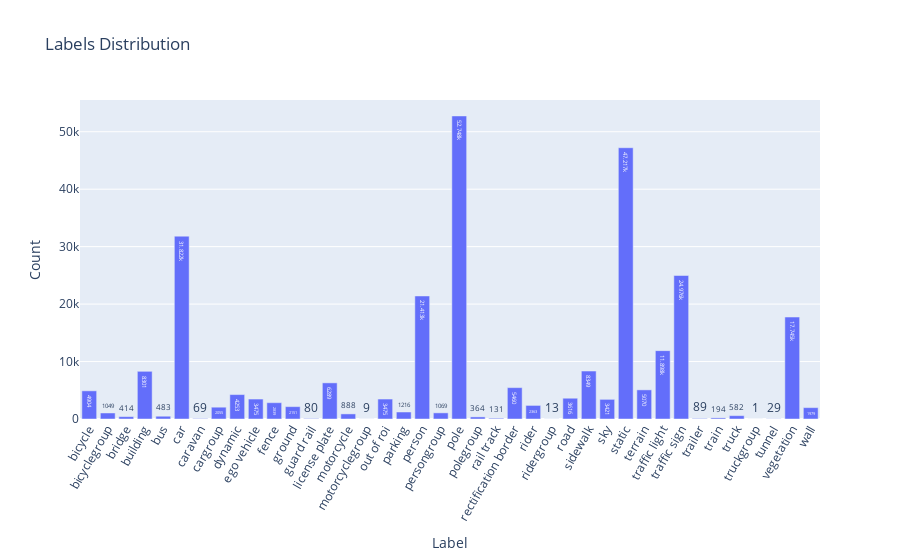

Notebook cell for this chart:
### Markdown cell above
## Labels Distribution

### Code cell
all_labels_count = df_count.drop('city', axis=1).sort_index(axis=1).sum(axis=0)
all_labels_count.plot(
    kind='bar', 
    title='Labels Distribution', 
    text_auto=True, 
    labels={'index' : 'Label', 'value' : 'Count'}
    ).update_layout(showlegend=False).update_xaxes(tickangle=-60)

### Figure 1 — Plotly figure (JSON) as saved in the notebook; plotly's stock layout.template omitted (floating-point values rounded to 4 significant figures)
{"data": [{"alignmentgroup": "True", "hovertemplate": "variable=0<br>Label=%{x}<br>Count=%{y}<extra></extra>", "legendgroup": "0", "marker": {"color": "#636efa", "pattern": {"shape": ""}}, "name": "0", "offsetgroup": "0", "orientation": "v", "showlegend": true, "textposition": "auto", "texttemplate": "%{y}", "type": "bar", "x": ["bicycle", "bicyclegroup", "bridge", "building", "bus", "car", "caravan", "cargroup", "dynamic", "ego vehicle", "fence", "ground", "guard rail", "license plate", "motorcycle", "motorcyclegroup", "out of roi", "parking", "person", "persongroup", "pole", "polegroup", "rail track", "rectification border", "rider", "ridergroup", "road", "sidewalk", "sky", "static", "terrain", "traffic light", "traffic sign", "trailer", "train", "truck", "truckgroup", "tunnel", "vegetation", "wall"], "xaxis": "x", "y": [4904, 1049, 414, 8301, 483, 31822, 69, 2055, 4253, 3475, 2839, 2151, 80, 6289, 888, 9, 3475, 1216, 21413, 1069, 52748, 364, 131, 5460, 2363, 13, 3616, 8349, 3421, 47217, 5070, 11898, 24976, 89, 194, 582, 1, 29, 17745, 1979], "yaxis": "y"}], "layout": {"barmode": "relative", "legend": {"title": {"text": "variable"}, "tracegroupgap": 0}, "showlegend": false, "title": {"text": "Labels Distribution"}, "xaxis": {"anchor": "y", "domain": [0, 1], "tickangle": -60, "title": {"text": "Label"}}, "yaxis": {"anchor": "x", "domain": [0, 1], "title": {"text": "Count"}}}}
